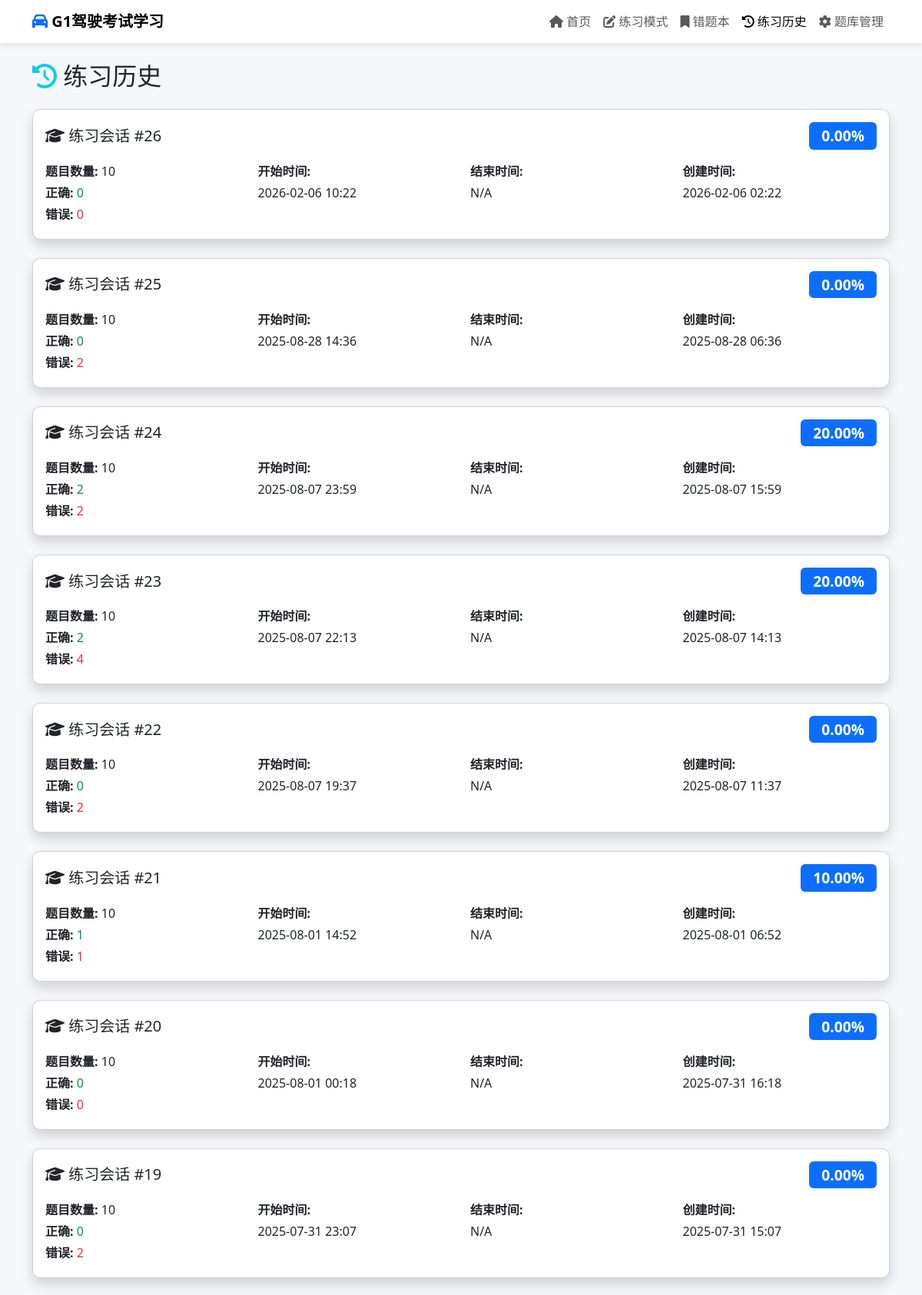
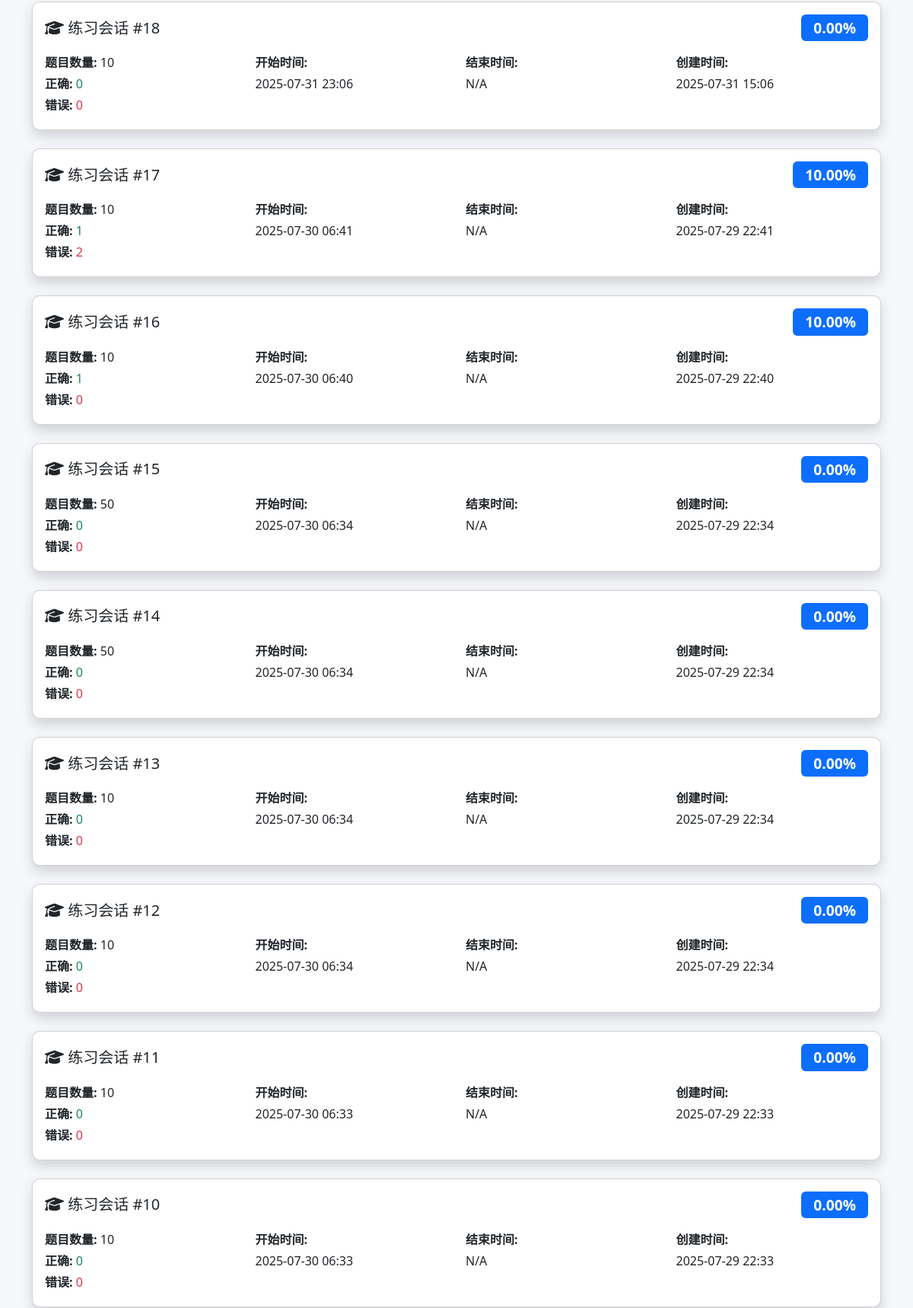
The page /practice-history (upper part) on the database its author committed (2 pictures, top to bottom).
### models.py (models this page shows, shortened)
class PracticeSession(db.Model):
    __tablename__ = 'practice_sessions'
    id = db.Column(db.Integer, primary_key=True)
    session_type = db.Column(db.String(20), nullable=False)  # practice, review等
    total_questions = db.Column(db.Integer, nullable=False)
    correct_answers = db.Column(db.Integer, default=0)
    wrong_answers = db.Column(db.Integer, default=0)
    start_time = db.Column(db.DateTime)
    end_time = db.Column(db.DateTime)
    created_at = db.Column(db.DateTime, default=db.func.current_timestamp())

### app.py (the view)
@app.route('/practice-history')
def practice_history():
    sessions = PracticeSession.query.order_by(PracticeSession.created_at.desc()).all()
    return render_template('practice_history.html', sessions=sessions)

### templates/practice_history.html (shortened to what this page needs)
<!DOCTYPE html>
<html lang="zh-CN">
<head>
    <link href="https://cdn.jsdelivr.net/npm/bootstrap@5.3.0/dist/css/bootstrap.min.css" rel="stylesheet">
    <link rel="stylesheet" href="https://cdnjs.cloudflare.com/ajax/libs/font-awesome/6.4.0/css/all.min.css">
</head>
<body>
    <nav class="navbar navbar-expand-lg navbar-light bg-white">
        <div class="container">
            <a class="navbar-brand fw-bold" href="/">
                <i class="fas fa-car text-primary"></i> G1驾驶考试学习
            </a>
            <div class="collapse navbar-collapse" id="navbarNav">
                <ul class="navbar-nav ms-auto">
                    <li class="nav-item">
                        <a class="nav-link" href="/"><i class="fas fa-home"></i> 首页</a>
                    </li>
                    <li class="nav-item">
                        <a class="nav-link" href="/practice"><i class="fas fa-edit"></i> 练习模式</a>
                    </li>
                    <li class="nav-item">
                        <a class="nav-link" href="/wrong-answers"><i class="fas fa-bookmark"></i> 错题本</a>
                    </li>
                    <li class="nav-item">
                        <a class="nav-link active" href="/practice-history"><i class="fas fa-history"></i> 练习历史</a>
                    </li>
                    <li class="nav-item">
                        <a class="nav-link" href="/question-management"><i class="fas fa-cog"></i> 题库管理</a>
                    </li>
                </ul>
            </div>
        </div>
    </nav>
    <div class="container mt-4">
        <div class="row">
            <div class="col-12">
                <h2 class="mb-4"><i class="fas fa-history text-info"></i> 练习历史</h2>
            </div>
        </div>
        <div class="row" id="history-container">
            {% if sessions %}
                {% for session in sessions %}
                <div class="col-12 mb-4">
                    <div class="card session-card shadow">
                        <div class="card-body">
                            <div class="d-flex justify-content-between align-items-center">
                                <h5 class="card-title mb-0">
                                    <i class="fas fa-graduation-cap"></i> 练习会话 #{{ session.id }}
                                </h5>
                                <span class="badge bg-primary score-badge">{{ "%.2f"|format((session.correct_answers / session.total_questions * 100) if session.total_questions > 0 else 0) }}%</span>
                            </div>
                            <div class="row mt-3">
                                <div class="col-md-3">
                                    <p class="mb-1"><strong>题目数量:</strong> {{ session.total_questions }}</p>
                                    <p class="mb-1"><strong>正确:</strong> <span class="text-success">{{ session.correct_answers }}</span></p>
                                    <p class="mb-1"><strong>错误:</strong> <span class="text-danger">{{ session.wrong_answers }}</span></p>
                                </div>
                                <div class="col-md-3">
                                    <p class="mb-1"><strong>开始时间:</strong></p>
                                    <p>{{ session.start_time.strftime('%Y-%m-%d %H:%M') if session.start_time else 'N/A' }}</p>
                                </div>
                                <div class="col-md-3">
                                    <p class="mb-1"><strong>结束时间:</strong></p>
                                    <p>{{ session.end_time.strftime('%Y-%m-%d %H:%M') if session.end_time else 'N/A' }}</p>
                                </div>
                                <div class="col-md-3">
                                    <p class="mb-1"><strong>创建时间:</strong></p>
                                    <p>{{ session.created_at.strftime('%Y-%m-%d %H:%M') }}</p>
                                </div>
                            </div>
                        </div>
                    </div>
                </div>
                {% endfor %}
            {% endif %}
        </div>
    </div>
</body>
</html>

### templates/practice_history.html (style rules this page uses)
:root { --primary-color: #4361ee; --secondary-color: #3f37c9; --success-color: #4cc9f0; --warning-color: #f72585; --light-bg: #f8f9fa; --dark-text: #212529; }
body { font-family: 'Segoe UI', Tahoma, Geneva, Verdana, sans-serif; background-color: #f5f7fb; }
.navbar { box-shadow: 0 2px 10px rgba(0, 0, 0, 0.1); }
.session-card { transition: all 0.3s ease; border-radius: 10px; overflow: hidden; }
.score-badge { font-size: 1.2rem; padding: 0.5rem 1rem; }

### rows shown on the page
PracticeSession: id "26", total_questions+correct_answers "0.00", total_questions "10", correct_answers "0", wrong_answers "0", start_time "2026-02-06 10:22", end_time "N/A", created_at "2026-02-06 02:22"
PracticeSession: id "25", total_questions+correct_answers "0.00", total_questions "10", correct_answers "0", wrong_answers "2", start_time "2025-08-28 14:36", end_time "N/A", created_at "2025-08-28 06:36"
PracticeSession: id "24", total_questions+correct_answers "20.00", total_questions "10", correct_answers "2", wrong_answers "2", start_time "2025-08-07 23:59", end_time "N/A", created_at "2025-08-07 15:59"
PracticeSession: id "23", total_questions+correct_answers "20.00", total_questions "10", correct_answers "2", wrong_answers "4", start_time "2025-08-07 22:13", end_time "N/A", created_at "2025-08-07 14:13"
PracticeSession: id "22", total_questions+correct_answers "0.00", total_questions "10", correct_answers "0", wrong_answers "2", start_time "2025-08-07 19:37", end_time "N/A", created_at "2025-08-07 11:37"
PracticeSession: id "21", total_questions+correct_answers "10.00", total_questions "10", correct_answers "1", wrong_answers "1", start_time "2025-08-01 14:52", end_time "N/A", created_at "2025-08-01 06:52"
PracticeSession: id "20", total_questions+correct_answers "0.00", total_questions "10", correct_answers "0", wrong_answers "0", start_time "2025-08-01 00:18", end_time "N/A", created_at "2025-07-31 16:18"
PracticeSession: id "19", total_questions+correct_answers "0.00", total_questions "10", correct_answers "0", wrong_answers "2", start_time "2025-07-31 23:07", end_time "N/A", created_at "2025-07-31 15:07"
PracticeSession: id "18", total_questions+correct_answers "0.00", total_questions "10", correct_answers "0", wrong_answers "0", start_time "2025-07-31 23:06", end_time "N/A", created_at "2025-07-31 15:06"
PracticeSession: id "17", total_questions+correct_answers "10.00", total_questions "10", correct_answers "1", wrong_answers "2", start_time "2025-07-30 06:41", end_time "N/A", created_at "2025-07-29 22:41"
PracticeSession: id "16", total_questions+correct_answers "10.00", total_questions "10", correct_answers "1", wrong_answers "0", start_time "2025-07-30 06:40", end_time "N/A", created_at "2025-07-29 22:40"
PracticeSession: id "15", total_questions+correct_answers "0.00", total_questions "50", correct_answers "0", wrong_answers "0", start_time "2025-07-30 06:34", end_time "N/A", created_at "2025-07-29 22:34"
PracticeSession: id "14", total_questions+correct_answers "0.00", total_questions "50", correct_answers "0", wrong_answers "0", start_time "2025-07-30 06:34", end_time "N/A", created_at "2025-07-29 22:34"
PracticeSession: id "13", total_questions+correct_answers "0.00", total_questions "10", correct_answers "0", wrong_answers "0", start_time "2025-07-30 06:34", end_time "N/A", created_at "2025-07-29 22:34"
PracticeSession: id "12", total_questions+correct_answers "0.00", total_questions "10", correct_answers "0", wrong_answers "0", start_time "2025-07-30 06:34", end_time "N/A", created_at "2025-07-29 22:34"
PracticeSession: id "11", total_questions+correct_answers "0.00", total_questions "10", correct_answers "0", wrong_answers "0", start_time "2025-07-30 06:33", end_time "N/A", created_at "2025-07-29 22:33"
PracticeSession: id "10", total_questions+correct_answers "0.00", total_questions "10", correct_answers "0", wrong_answers "0", start_time "2025-07-30 06:33", end_time "N/A", created_at "2025-07-29 22:33"
